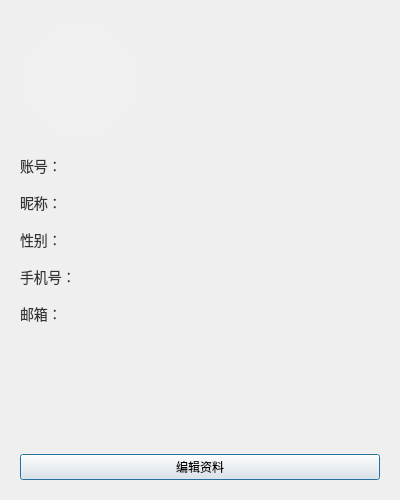
<?xml version="1.0" encoding="UTF-8"?>
<ui version="4.0">
 <class>ProfileDisplayDialog</class>
 <widget class="QDialog" name="ProfileDisplayDialog">
  <property name="geometry">
   <rect>
    <x>0</x>
    <y>0</y>
    <width>400</width>
    <height>500</height>
   </rect>
  </property>
  <property name="windowTitle">
   <string>个人信息</string>
  </property>
  <property name="fixedSize" stdset="0">
   <size>
    <width>400</width>
    <height>500</height>
   </size>
  </property>
  <layout class="QVBoxLayout" name="verticalLayout">
   <property name="spacing">
    <number>15</number>
   </property>
   <property name="leftMargin">
    <number>20</number>
   </property>
   <property name="topMargin">
    <number>20</number>
   </property>
   <property name="rightMargin">
    <number>20</number>
   </property>
   <property name="bottomMargin">
    <number>20</number>
   </property>
   <item>
    <widget class="QLabel" name="lblAvatar">
     <property name="minimumSize">
      <size>
       <width>120</width>
       <height>120</height>
      </size>
     </property>
     <property name="maximumSize">
      <size>
       <width>120</width>
       <height>120</height>
      </size>
     </property>
     <property name="styleSheet">
      <string notr="true">background-color: #f0f0f0; border-radius: 60px; border: 1px solid #eee;</string>
     </property>
     <property name="alignment">
      <set>Qt::AlignmentFlag::AlignCenter</set>
     </property>
    </widget>
   </item>
   <item>
    <layout class="QHBoxLayout" name="accountLayout">
     <property name="spacing">
      <number>10</number>
     </property>
     <item>
      <widget class="QLabel" name="lblAccountLabel">
       <property name="styleSheet">
        <string notr="true">font-size: 14px; color: #333; min-width: 60px; text-align: right;</string>
       </property>
       <property name="text">
        <string>账号：</string>
       </property>
      </widget>
     </item>
     <item>
      <widget class="QLabel" name="lblUsername"/>
     </item>
    </layout>
   </item>
   <item>
    <layout class="QHBoxLayout" name="nicknameLayout">
     <property name="spacing">
      <number>10</number>
     </property>
     <item>
      <widget class="QLabel" name="lblNicknameLabel">
       <property name="styleSheet">
        <string notr="true">font-size: 14px; color: #333; min-width: 60px; text-align: right;</string>
       </property>
       <property name="text">
        <string>昵称：</string>
       </property>
      </widget>
     </item>
     <item>
      <widget class="QLabel" name="lblNickname"/>
     </item>
    </layout>
   </item>
   <item>
    <layout class="QHBoxLayout" name="genderLayout">
     <property name="spacing">
      <number>10</number>
     </property>
     <item>
      <widget class="QLabel" name="lblGenderLabel">
       <property name="styleSheet">
        <string notr="true">font-size: 14px; color: #333; min-width: 60px; text-align: right;</string>
       </property>
       <property name="text">
        <string>性别：</string>
       </property>
      </widget>
     </item>
     <item>
      <widget class="QLabel" name="lblGender"/>
     </item>
    </layout>
   </item>
   <item>
    <layout class="QHBoxLayout" name="phoneLayout">
     <property name="spacing">
      <number>10</number>
     </property>
     <item>
      <widget class="QLabel" name="lblPhoneLabel">
       <property name="styleSheet">
        <string notr="true">font-size: 14px; color: #333; min-width: 60px; text-align: right;</string>
       </property>
       <property name="text">
        <string>手机号：</string>
       </property>
      </widget>
     </item>
     <item>
      <widget class="QLabel" name="lblPhone"/>
     </item>
    </layout>
   </item>
   <item>
    <layout class="QHBoxLayout" name="emailLayout">
     <property name="spacing">
      <number>10</number>
     </property>
     <item>
      <widget class="QLabel" name="lblEmailLabel">
       <property name="styleSheet">
        <string notr="true">font-size: 14px; color: #333; min-width: 60px; text-align: right;</string>
       </property>
       <property name="text">
        <string>邮箱：</string>
       </property>
      </widget>
     </item>
     <item>
      <widget class="QLabel" name="lblEmail"/>
     </item>
    </layout>
   </item>
   <item>
    <spacer name="verticalSpacer">
     <property name="orientation">
      <enum>Qt::Orientation::Vertical</enum>
     </property>
     <property name="sizeHint" stdset="0">
      <size>
       <width>20</width>
       <height>40</height>
      </size>
     </property>
    </spacer>
   </item>
   <item>
    <widget class="QPushButton" name="btnEditProfile">
     <property name="text">
      <string>编辑资料</string>
     </property>
    </widget>
   </item>
  </layout>
 </widget>
 <resources/>
 <connections/>
</ui>
